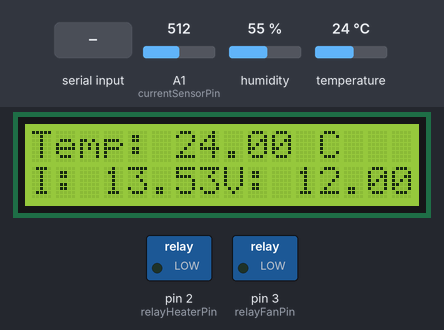
The sketch below on a simulated Arduino Uno, built with avr-gcc and run on an emulated ATmega328P. On the bench: 16×2 character LCD, switched loads named in the sketch (green lamp = pin HIGH). Inputs (shaded band) come from the test bench; at power-on: A1 (currentSensorPin) = 512, temperature 24 °C, humidity 55 %. What the sketch prints to the serial monitor is not drawn.

Above: at 1.2 s.
1.3 s: "90,45\n" received over Serial
At 9.8 s:
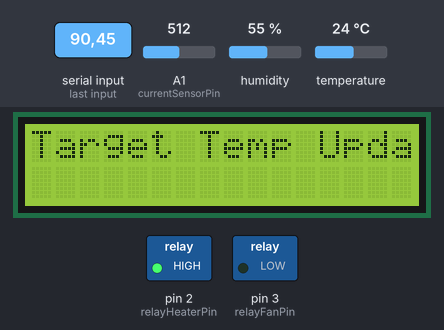
13.4 s: A1 (currentSensorPin) set to 25
At 19.1 s:
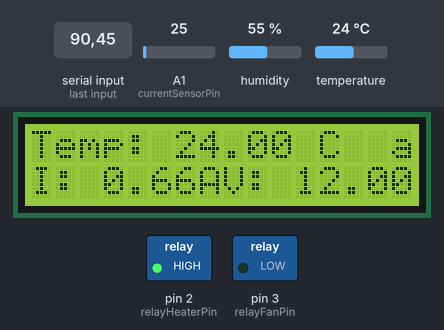
24.0 s: temperature set to 16 °C
At 32.8 s:
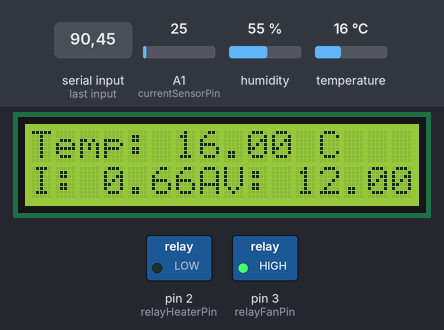
36.1 s: temperature set to 13 °C
At 41.1 s:
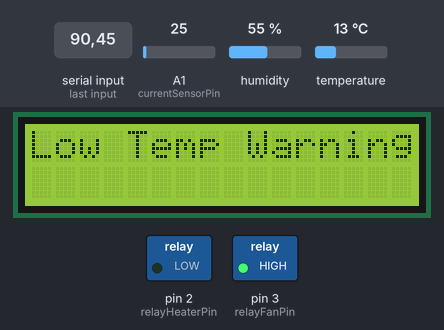
48.2 s: A1 (currentSensorPin) set to 67
At 50.5 s:
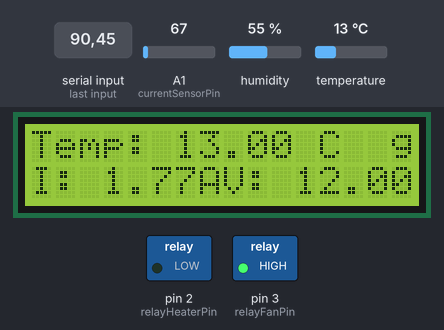
54.5 s: A1 (currentSensorPin) set to 81
At 59.9 s:
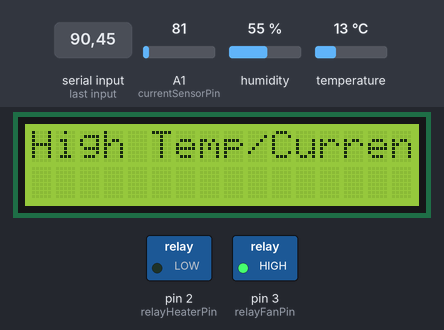
Timing chart, 0 to 61.4 s (numbered marks = the images above; inputs shaded):
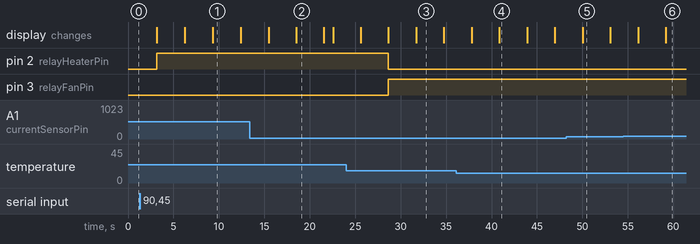

Measured:
- the behaviour switches between 15 and 14 °C on temperature (found by bisection; images 3 and 4)
- the behaviour switches between 75 and 76 on A1 (currentSensorPin) (found by bisection; images 5 and 6)
- after the input at 1.3 s, the display: first differs from a run without the input after 8.0 s (image 1)
- after the input at 13.4 s, the display: first differs from a run without the input after 5.1 s (image 2)
- after the input at 36.1 s, the display: first changes after 1.7 s (image 4 shows a later state)
- after the input at 48.2 s, the display: changes after 1.8 s (image 5)
- after the input at 54.5 s, the display: first changes after 1.6 s (image 6 shows a later state)

The sketch:

Temperature_Control.ino
```cpp
#include <DHT.h>
#include <Wire.h>
#include <LiquidCrystal_I2C.h>

#define DHTPIN 7          // Digital pin connected to the DHT sensor
#define DHTTYPE DHT11     // DHT sensor type

DHT dht(DHTPIN, DHTTYPE);

// Define pins for 16x2 LCD, relay, fans, and heating elements
const int relayHeaterPin = 2;
const int relayFanPin = 3;
const int currentSensorPin = A1;    // Analog pin for the current sensor
const int contrast = 0;             // Adjust the contrast for your LCD

// LCD configuration
LiquidCrystal_I2C lcd(0x27, 16, 2);

// Define parameters
int targetTemp = 25;               // Set your initial desired target temperature
const int maxTemp = 35;            // Maximum allowable temperature
const int minTemp = 15;            // Minimum allowable temperature
const float maxCurrent = 2.0;      // Maximum allowable current (adjust based on your components)
const float ACS_SENSITIVITY = 0.185;  // Sensitivity factor for ACS712 sensor (adjust according to your module)

// Variables for power and energy calculation
float voltage = 12.0;  // A constant voltage supply of 12V
unsigned long previousMillis = 0;
unsigned long interval = 1000;  // Update every 1 second
float accumulatedEnergy = 0.0;

// Function to read and calculate the DC current
float measureCurrent() {
  int sensorValue = analogRead(currentSensorPin);
  float voltage = (sensorValue / 1023.0) * 5.0;
  float current = voltage / ACS_SENSITIVITY;  // ACS712 sensitivity factor
  return current;
}

void setup() {
  // Initialize LCD
  lcd.begin(16, 2);
  lcd.setBacklight(HIGH);
  lcd.setContrast(contrast);

  // Initialize DHT sensor
  dht.begin();

  // Initialize relay, fans, heating elements, and current sensor pins
  pinMode(relayHeaterPin, OUTPUT);
  pinMode(relayFanPin, OUTPUT);

  Serial.begin(9600);  // Initialize serial communication
  Serial.println("Enter the desired target temperature: ");
}

void loop() {
  // Read temperature and humidity
  float temperature = dht.readTemperature();

  // Read current for temperature control system
  float currentTempControl = measureCurrent();

  // Calculate power and energy consumption for temperature control system
  float powerTempControl = voltage * currentTempControl;
  unsigned long currentMillis = millis();
  unsigned long elapsedTime = currentMillis - previousMillis;
  float energyTempControl = (powerTempControl / 1000.0) * (elapsedTime / 3600000.0);  // Convert from Wh to kWh

  // Update accumulated energy for temperature control system
  accumulatedEnergy += energyTempControl;
  previousMillis = currentMillis;

  // Display temperature, current, and voltage
  lcd.setCursor(0, 0);
  lcd.print("Temp: ");
  lcd.print(temperature);
  lcd.print(" C  ");

  lcd.setCursor(0, 1);
  lcd.print("I: ");
  lcd.print(currentTempControl);
  lcd.print("A ");

  lcd.setCursor(8, 1);
  lcd.print("V: ");
  lcd.print(voltage);
  lcd.print("V ");

  // Delay for stability
  delay(3000);  // Display temperature current, and voltage for 3 seconds

  // Display energy consumption and power
  lcd.clear();

  lcd.setCursor(0, 0);
  lcd.print("Power: ");
  lcd.print(powerTempControl);
  lcd.print("W ");

  lcd.setCursor(0, 1);
  lcd.print("Energy: ");
  lcd.print(accumulatedEnergy);
  lcd.print("kWh ");


  // Check temperature and control relay, fans, and heating elements
  if (temperature < targetTemp) {
    digitalWrite(relayHeaterPin, HIGH);  // Turn on heating element relay
    digitalWrite(relayFanPin, LOW);      // Turn off fan relay
  } else if (temperature > targetTemp) {
    digitalWrite(relayHeaterPin, LOW);   // Turn off heating element relay
    digitalWrite(relayFanPin, HIGH);      // Turn on fan relay
  } else {
    digitalWrite(relayHeaterPin, LOW);   // Turn off heating element relay
    digitalWrite(relayFanPin, LOW);      // Turn off fan relay
  }

  // Check for safety limits for temperature control system
  if (temperature == targetTemp){
    lcd.clear();
    lcd.print("Temperature Set");
  } else if (temperature > maxTemp || currentTempControl > maxCurrent) {
    // Implement safety measures for high temperature or current
    // (e.g., turn off heating element, turn off fan, display warning)
    lcd.clear();
    lcd.print("High Temp/Current Warning");
  } else if (temperature < minTemp) {
    // Implement safety measures for low temperature
    // (e.g., turn off fan, display warning)
    lcd.clear();
    lcd.print("Low Temp Warning");
  }

  // Check if there's new data from the user
  if (Serial.available() > 0) {
    targetTemp = Serial.parseInt();  // Read user input for target temperature
    Serial.println("Target temperature updated to: " + String(targetTemp) + " C");
    lcd.clear();
    lcd.print("Target Temp Updated");
  }

  // Delay for stability
  delay(3000);
}
```
